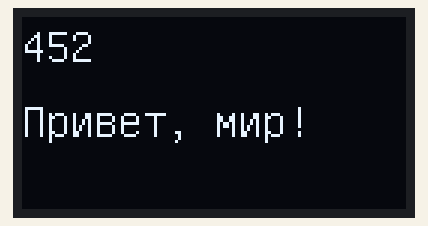
Simulated run of this sketch. Board: Arduino Uno, built with avr-gcc and run on an emulated ATmega328P. Parts: 128×64 one-colour display.

Above: at 0.3 s.

The sketch:

OLED_Display.ino
```cpp
#include <Arduino.h>
#include <U8g2lib.h>
#include <Wire.h>

// Выбор типа дисплея
U8G2_SH1106_128X64_NONAME_1_HW_I2C u8g2(U8G2_R0, /* reset=*/ U8X8_PIN_NONE);

void setup(void) {
  u8g2.begin();
  u8g2.enableUTF8Print();    // включение поддержки кодировки UTF8
}

void loop(void) {
  u8g2.setFont(u8g2_font_unifont_t_cyrillic);  // выбор шрифта
  u8g2.setFontDirection(0);
  u8g2.firstPage();
  do {
    u8g2.setCursor(0, 15);
    u8g2.print(452);
    u8g2.setCursor(0, 40);
    u8g2.print("Привет, мир!");
  } while ( u8g2.nextPage() );
  delay(1000);
}
```
